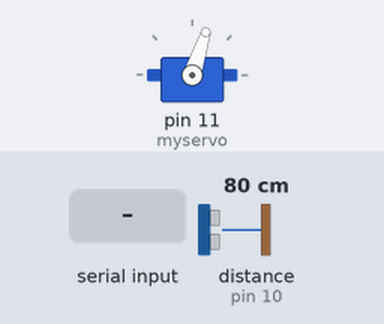
Simulated run of this sketch. Board: Arduino Uno, built with avr-gcc and run on an emulated ATmega328P. Parts: servo. Wiring (inferred from the names in the program): ultrasonic range finder: trigger pin 9; echo pin 10. The inputs (shaded band) are chosen by the test bench; at power-on: distance to the obstacle (sensor on pin 10) 80 cm. The echo pulse lasts 58.3 µs per cm; what the sketch prints to the serial monitor is not drawn.

Above: at 1.2 s.
1.3 s: "S4\n" received over Serial
At 1.8 s:
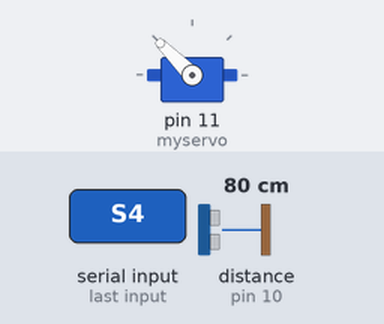
4.3 s: distance to the obstacle (sensor on pin 10) set to 250 cm
At 5.2 s:
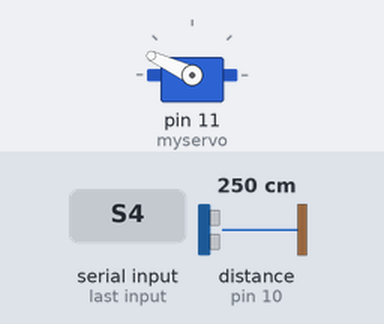
7.3 s: distance to the obstacle (sensor on pin 10) set to 2 cm
10.3 s: distance to the obstacle (sensor on pin 10) set to 120 cm
13.3 s: distance to the obstacle (sensor on pin 10) set to 18 cm
16.3 s: "M0\n" received over Serial
At 17.0 s:
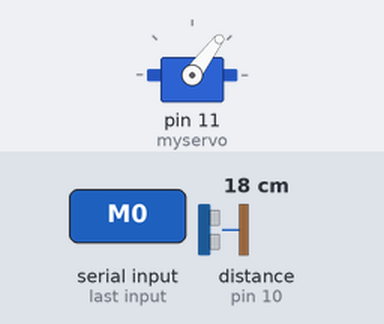
Timing chart, 0 to 18.8 s (numbered marks = the images above; inputs shaded):
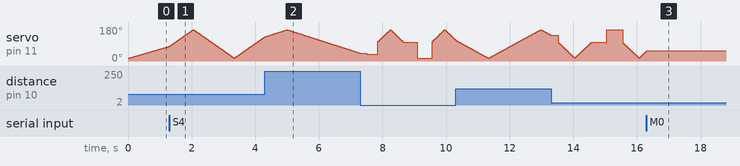

Measured:
- after the input at 16.3 s, servo on pin 11 (myservo): goes on until 16.3 s, then stays 53°

The sketch:

radar_sketch.ino
```cpp
#include <Servo.h>

#define trigPin 9
#define echoPin 10

long duration;
int distance;
bool motorOn = true;
int sweepDelay = 15;
String cmd = "";

Servo myservo;

int calculateDistance() {
  digitalWrite(trigPin, LOW);
  delayMicroseconds(2);
  digitalWrite(trigPin, HIGH);
  delayMicroseconds(10);
  digitalWrite(trigPin, LOW);
  duration = pulseIn(echoPin, HIGH);
  distance = duration * 0.034 / 2;
  return distance;
}

void checkSerial() {
  while (Serial.available()) {
    char c = Serial.read();
    if (c == '\n') {
      cmd.trim();
      if (cmd == "M0") motorOn = false;
      if (cmd == "M1") motorOn = true;
      if (cmd == "S1") sweepDelay = 30;
      if (cmd == "S2") sweepDelay = 15;
      if (cmd == "S3") sweepDelay = 8;
      if (cmd == "S4") sweepDelay = 3;
      cmd = "";
    } else {
      cmd += c;
    }
  }
}

void setup() {
  pinMode(trigPin, OUTPUT);
  pinMode(echoPin, INPUT);
  myservo.attach(11);
  Serial.begin(9600);
}

void loop() {
  checkSerial();

  if (!motorOn) {
    delay(50);
    return;
  }

  int i;
  for (i = 15; i <= 165; i++) {
    checkSerial();
    if (!motorOn) return;

    myservo.write(i);
    delay(sweepDelay);
    calculateDistance();
    Serial.print(i);
    Serial.print(",");
    Serial.print(distance);
    Serial.print(".");
  }

  for (i = 165; i >= 15; i--) {
    checkSerial();
    if (!motorOn) return;

    myservo.write(i);
    delay(sweepDelay);
    calculateDistance();
    Serial.print(i);
    Serial.print(",");
    Serial.print(distance);
    Serial.print(".");
  }
}
```
